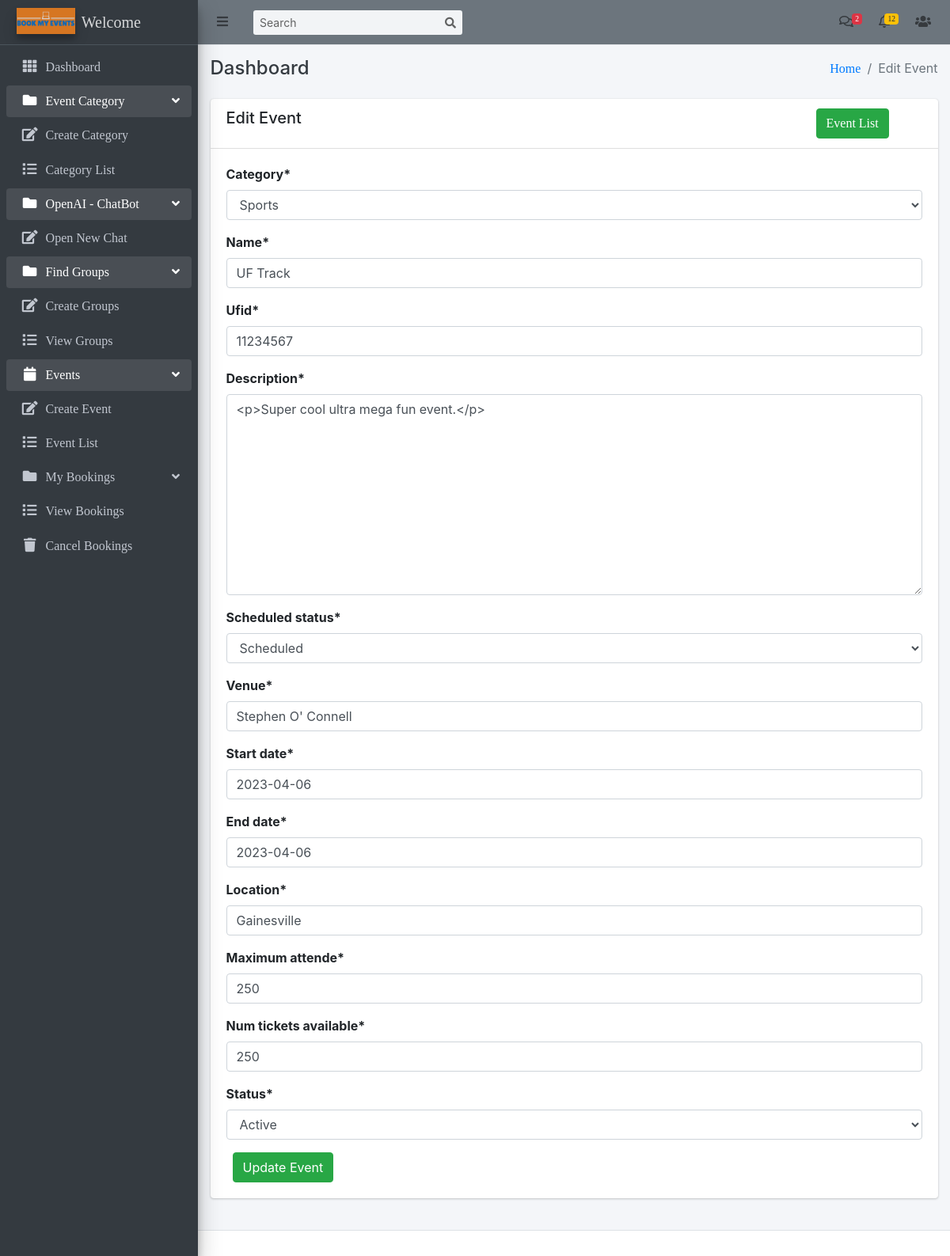
Screenshot of /events/event/4/edit/ (signed in) with the database file from the repository.
### events/models.py (models this page shows, shortened)
class Event(models.Model):
    category = models.ForeignKey(EventCategory, on_delete=models.CASCADE)
    name = models.CharField(max_length=255, unique=True)
    ufid = models.PositiveIntegerField(unique=True)
    description = RichTextUploadingField()
    select_scheduled_status = (
        ('yet to scheduled', 'Yet to Scheduled'),
        ('scheduled', 'Scheduled')
    )
    scheduled_status = models.CharField(max_length=25, choices=select_scheduled_status)
    venue = models.CharField(max_length=255)
    start_date = models.DateField()
    end_date = models.DateField()
    location = models.CharField(max_length=255)
    maximum_attende = models.PositiveIntegerField()
    num_tickets_available = models.PositiveIntegerField(default=0)
    created_user = models.ForeignKey('auth.User', on_delete=models.CASCADE, blank=True, null=True, related_name='event_created_user')
    updated_user = models.ForeignKey('auth.User', on_delete=models.CASCADE, blank=True, null=True, related_name='event_updated_user')
    created_date = models.DateField(auto_now_add=True)
    updated_date = models.DateField(auto_now_add=True)
    status_choice = (
        ('disabled', 'Disabled'),
        ('active', 'Active'),
        ('deleted', 'Deleted'),
        ('time out', 'Time Out'),
        ('completed', 'Completed'),
        ('cancel', 'Cancel'),
    )
    status = models.CharField(choices=status_choice, max_length=10)

class EventCategory(models.Model):
    name = models.CharField(max_length=255, unique=True)
    code = models.CharField(max_length=6, unique=True)
    image = models.ImageField(upload_to='event_category/')
    priority = models.IntegerField(unique=True)
    created_user = models.ForeignKey('auth.User', on_delete=models.CASCADE, related_name='created_user')
    updated_user = models.ForeignKey('auth.User', on_delete=models.CASCADE, related_name='updated_user')
    created_date = models.DateField(auto_now_add=True)
    updated_date = models.DateField(auto_now_add=True)
    status_choice = (
        ('disabled', 'Disabled'),
        ('active', 'Active'),
        ('deleted', 'Deleted'),
        ('blocked', 'Blocked'),
        ('completed', 'Completed'),
    )
    status = models.CharField(choices=status_choice, max_length=10)
    def __str__(self):
        return self.name

### events/views.py (the view)
# urls.py: path('event/<int:pk>/edit/', EventUpdateView.as_view(), name='event-edit'),
class EventUpdateView(LoginRequiredMixin, UpdateView):
    login_url = 'login'
    model = Event
    fields = ['category', 'name', 'ufid', 'description', 'scheduled_status', 'venue', 'start_date', 'end_date', 'location', 'points', 'maximum_attende','num_tickets_available', 'status']
    template_name = 'events/edit_event.html'

### templates/events/edit_event.html (shortened to what this page needs)
{% extends 'base/base.html' %}
{% block breadcrumb %}Edit Event{% endblock breadcrumb %}
{% load crispy_forms_tags %}
{% block extrahead %}
    <link href='https://api.mapbox.com/mapbox-gl-js/v1.11.0/mapbox-gl.css' rel='stylesheet' />
    {% load mapbox_location_field_tags %}
{% endblock extrahead %}
{% block content %}
    <div class="row">
        <div class="col-md-12">
            <div class="card">
                <div class="card-header">
                    <div class="row">
                        <div class="col-md-10">
                            <h5>Edit Event</h5>
                        </div>
                        <div class="col-md-2">
                            <a class="btn btn-success" href="{% url 'event-list' %}">Event List</a>
                        </div>
                    </div>
                </div>
                <div class="card-body">
                    <form method="post" enctype="multipart/form-data">
                        {{ form|crispy  }}
                        <button class="btn btn-success ml-2" type="submit">Update Event</button>
                    </form>
                </div>
            </div>
        </div>
    </div>
{% endblock content %}

### rows the page displays
Event: category "Sports", ufid "11234567", description "<p>Super cool ultra mega fun event.</p>", scheduled_status "Scheduled", venue "Stephen O' Connell", start_date "2023-04-06", end_date "2023-04-06", location "Gainesville", maximum_attende "250", num_tickets_available "250", status "Active"
EventCategory: name "UF Track"
